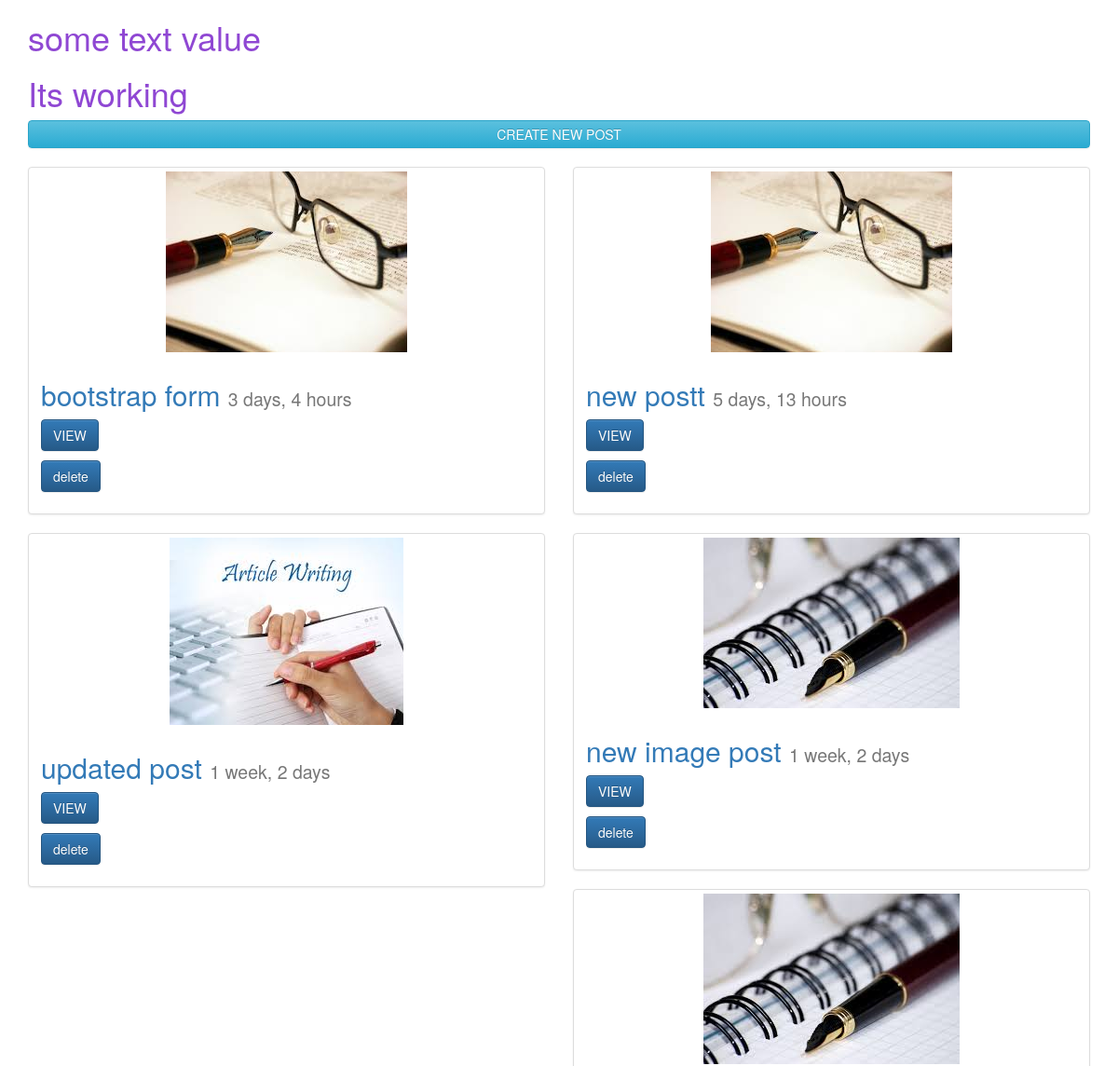
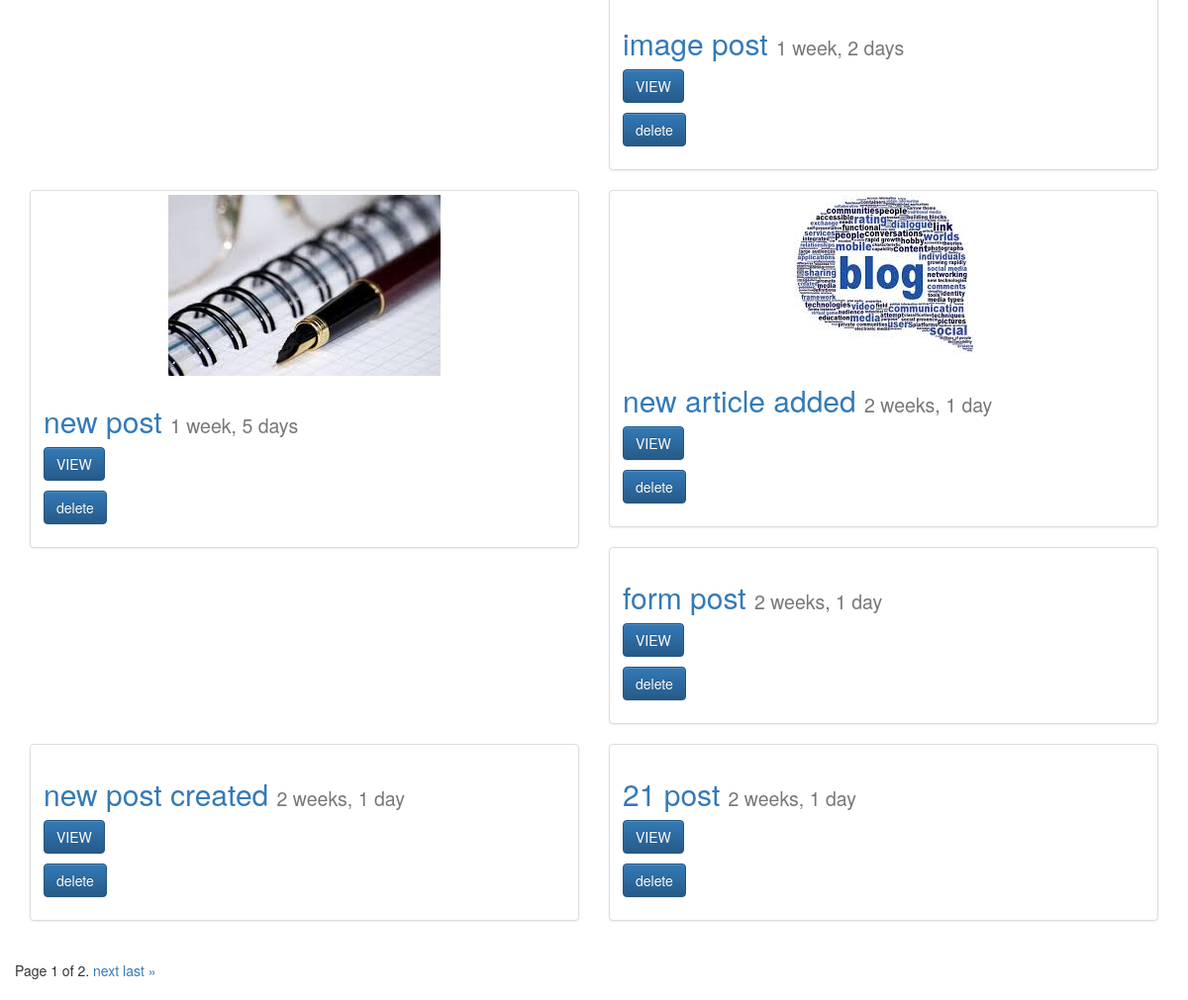
Page /posts/list/ (signed in) on the committed database (2 pictures, top to bottom).
### posts/models.py (models this page shows, shortened)
class Post(models.Model):
    title=models.CharField(max_length=100)
    content=models.TextField()
    image=models.ImageField(upload_to="upload_location",null=True,blank=True,height_field="height_field",width_field="width_field")
    height_field=models.IntegerField(default=0)
    width_field=models.IntegerField(default=0)
    updated=models.DateTimeField(auto_now=True,auto_now_add=False)
    timestamp=models.DateTimeField(auto_now=False,auto_now_add=True)
    def get_absolute_url(self):
        return reverse('posts:detail',kwargs={"id":self.id} )
    class Meta:
        ordering=["-timestamp"]

### posts/views.py (the view)
# urls.py: path('list/',views.post_list,name='list'),
def post_list(request):
    if request.user.is_authenticated:
        queryset_list=Post.objects.all()#.order_by("-timestamp")
        paginator = Paginator(queryset_list,10)
        page_request_var="page"
        page=request.GET.get(page_request_var)
        try:
            queryset=paginator.page(page)
        except PageNotAnInteger:
            queryset=paginator.page(1)
        except EmptyPage:
            queryset=paginator.page(paginator.num_pages)
        context={
        "object_list":queryset,
        "value":"some text value",
        "page_request_var":page_request_var
         }
    else:
        context={
            "value":"normal values"
        }
    return render(request,'post_list.html',context)

### templates/post_list.html (shortened to what this page needs)
{% extends 'base.html' %}
{% block content %}
        <h1>{{value}}</h1>
        <h1>Its working </h1>
        <p><a href="{% url 'posts:create'%}" class="btn btn-info thumbnail">CREATE NEW POST </a></p>
        <div class="row">
        {% for object in object_list %}
    <div class="col-sm-6 col-md-6">
        <div class="thumbnail">
            {% if object.image %}
                <img src="{{object.image.url}}" class="img-responsive"/>
                {% endif %}
           <div class="caption">
            <h2><a href="{{object.get_absolute_url}}">{{object.title}}</a>  <small>{{object.timestamp|timesince}}</small></h2>
            <p><a href="{{object.get_absolute_url}}" class="btn btn-primary">VIEW</a></p>
            <p><a href="{% url 'posts:delete' object.id %}" class="btn btn-primary">delete</a></p>
        </div>
    </div>
    </div>
            {% endfor %}
            <div class="pagination">
                <span class="step-links">
                    <span class="current">
                        Page {{ object_list.number }} of {{ object_list.paginator.num_pages }}.
                    </span>
                    {% if object_list.has_next %}
                        <a href="?{{page_request_var}}={{ object_list.next_page_number }}">next</a>
                        <a href="?{{page_request_var}}={{ object_list.paginator.num_pages }}">last &raquo;</a>
                    {% endif %}
                </span>
            </div>
        </div>
            {% endblock content %}

### templates/base.html (shortened to what this page needs)
{% load staticfiles %}
<html>
    <head>
<link rel="stylesheet" href="https://maxcdn.bootstrapcdn.com/bootstrap/3.3.7/css/bootstrap.min.css">
<link rel="stylesheet" href="https://maxcdn.bootstrapcdn.com/bootstrap/3.3.7/css/bootstrap-theme.min.css">
<link rel="stylesheet" href="https://use.fontawesome.com/releases/v5.1.0/css/all.css">
<link rel="stylesheet" href="{% static 'css/base.css' %}"/>
    </head>
    <body>
        <div class="container">
        {% block content %}{% endblock content %}
        </div>
    </body>
</html>

### static/css/base.css (style rules this page uses)
h1 { color: rgb(143, 71, 211) }

### rows in the picture
Post: image (placeholder picture), title "bootstrap form", timestamp "3 days, 4 hours"
Post: image (placeholder picture), title "new postt", timestamp "5 days, 13 hours"
Post: image (picture), title "updated post", timestamp "1 week, 2 days"
Post: image (picture), title "new image post", timestamp "1 week, 2 days"
Post: image (picture), title "image post", timestamp "1 week, 2 days"
Post: image (picture), title "new post", timestamp "1 week, 5 days"
Post: image (picture), title "new article added", timestamp "2 weeks, 1 day"
Post: title "form post", timestamp "2 weeks, 1 day"
Post: title "new post created", timestamp "2 weeks, 1 day"
Post: title "21 post", timestamp "2 weeks, 1 day"

### other values in the picture
{{ value }} "some text value"
{{ object_list.number }} "1"
{{ object_list.paginator.num_pages }} "2"
